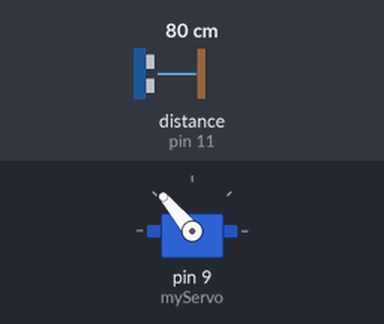
Recording of a sketch running on a simulated Arduino Uno, built with avr-gcc and run on an emulated ATmega328P. Parts: servo. Wiring (inferred from the names in the program): ultrasonic range finder: trigger pin 10; echo pin 11. Inputs (shaded band) come from the test bench; at power-on: distance to the obstacle (sensor on pin 11) 80 cm. The echo pulse lasts 58.3 µs per cm; what the sketch prints to the serial monitor is not drawn.

Above: at 1.2 s.
1.3 s: distance to the obstacle (sensor on pin 11) set to 2 cm
At 2.2 s:
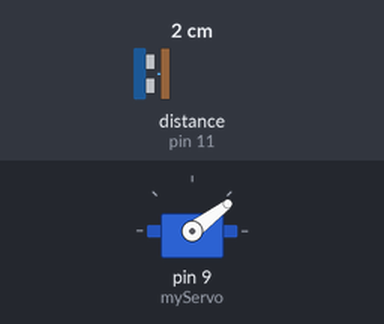
4.3 s: distance to the obstacle (sensor on pin 11) set to 4 cm
At 7.0 s:
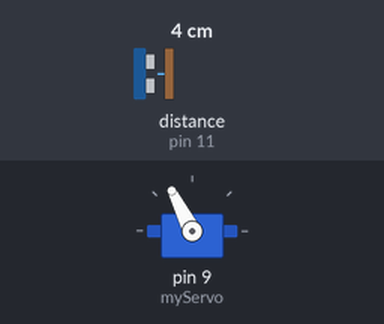
7.3 s: distance to the obstacle (sensor on pin 11) set to 9 cm
Timing chart, 0 to 16.3 s (numbered marks = the images above; inputs shaded):
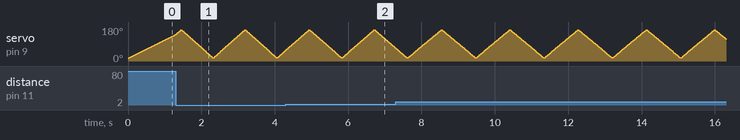

The sketch:

servo_ultrasonic_radar.ino
```cpp
#include <Servo.h>.
const int trigPin = 10;
const int echoPin = 11;
// defining time and distance
long duration;
int distance;
Servo myServo; // Object servo
void setup() {
  pinMode(trigPin, OUTPUT); // trigPin as an Output
  pinMode(echoPin, INPUT); // echoPin as an Input
  Serial.begin(9600);
  myServo.attach(9); // Pin Connected To Servo
}
void loop() {
  // rotating servo i++ depicts increment of one degree
  for(int i=15;i<=165;i++){
  myServo.write(i);
  delay(5);
  distance = calculateDistance();
  if(distance<100)
  Serial.println(distance);
  }

  for(int i=165;i>15;i--){
  myServo.write(i);
  delay(5);
  distance = calculateDistance();
  if(distance<100)
  Serial.println(distance);

  }
}
int calculateDistance(){

  digitalWrite(trigPin, LOW);
  delayMicroseconds(2);
  // Sets the trigPin on HIGH state for 10 micro seconds
  digitalWrite(trigPin, HIGH);
  delayMicroseconds(3);
  digitalWrite(trigPin, LOW);
  duration = pulseIn(echoPin, HIGH);
  distance= duration*0.034/2;
  return distance;
}
```
